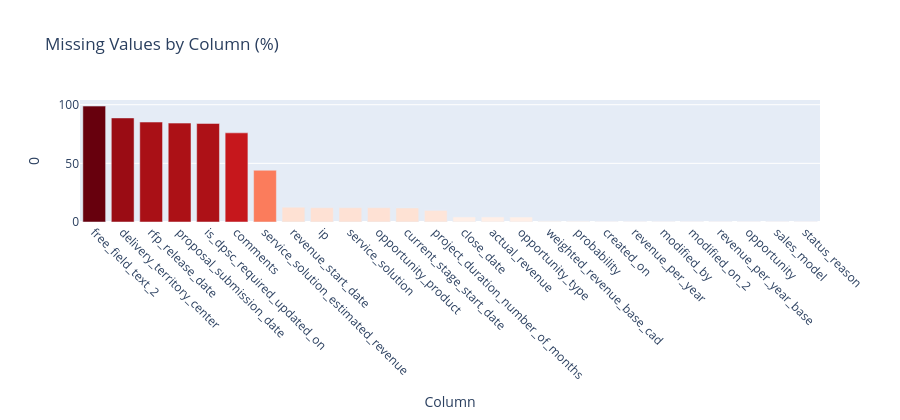

Notebook cell for this chart:
### Code cell
fig = px.bar(
    null_pct[null_pct > 0].reset_index(),
    x='index', y=0,
    labels={'index': 'Column', 0: '% Missing'},
    title='Missing Values by Column (%)',
    color=0,
    color_continuous_scale='reds',
    height=420
)
fig.update_xaxes(tickangle=45)
fig.update_coloraxes(showscale=False)
fig.show()

### Figure 1 — Plotly figure (JSON) as saved in the notebook; plotly's stock layout.template omitted (floating-point values rounded to 4 significant figures)
{"data": [{"hovertemplate": "Column=%{x}<br>0=%{marker.color}<extra></extra>", "legendgroup": "", "marker": {"color": [98.8, 88.7, 85.2, 84.3, 84.0, 76.0, 44.1, 12.6, 12.2, 12.2, 12.2, 12.0, 9.9, 4.3, 4.3, 4.2, 1.0, 0.9, 0.7, 0.7, 0.7, 0.7, 0.7, 0.7, 0.7, 0.7], "coloraxis": "coloraxis", "pattern": {"shape": ""}}, "name": "", "orientation": "v", "showlegend": false, "textposition": "auto", "type": "bar", "x": ["free_field_text_2", "delivery_territory_center", "rfp_release_date", "proposal_submission_date", "is_dpsc_required_updated_on", "comments", "service_solution_estimated_revenue", "revenue_start_date", "ip", "service_solution", "opportunity_product", "current_stage_start_date", "project_duration_number_of_months", "close_date", "actual_revenue", "opportunity_type", "weighted_revenue_base_cad", "probability", "created_on", "revenue_per_year", "modified_by", "modified_on_2", "revenue_per_year_base", "opportunity", "sales_model", "status_reason"], "xaxis": "x", "y": [98.8, 88.7, 85.2, 84.3, 84.0, 76.0, 44.1, 12.6, 12.2, 12.2, 12.2, 12.0, 9.9, 4.3, 4.3, 4.2, 1.0, 0.9, 0.7, 0.7, 0.7, 0.7, 0.7, 0.7, 0.7, 0.7], "yaxis": "y"}], "layout": {"barmode": "relative", "coloraxis": {"colorbar": {"title": {"text": "0"}}, "colorscale": [[0, "rgb(255,245,240)"], [0.125, "rgb(254,224,210)"], [0.25, "rgb(252,187,161)"], [0.375, "rgb(252,146,114)"], [0.5, "rgb(251,106,74)"], [0.625, "rgb(239,59,44)"], [0.75, "rgb(203,24,29)"], [0.875, "rgb(165,15,21)"], [1, "rgb(103,0,13)"]], "showscale": false}, "height": 420, "legend": {"tracegroupgap": 0}, "title": {"text": "Missing Values by Column (%)"}, "xaxis": {"anchor": "y", "domain": [0, 1], "tickangle": 45, "title": {"text": "Column"}}, "yaxis": {"anchor": "x", "domain": [0, 1], "title": {"text": "0"}}}}
